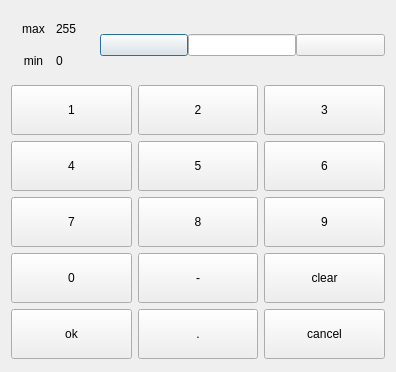
<?xml version="1.0" encoding="UTF-8"?>
<ui version="4.0">
 <class>MyInputDialog</class>
 <widget class="QDialog" name="MyInputDialog">
  <property name="geometry">
   <rect>
    <x>0</x>
    <y>0</y>
    <width>396</width>
    <height>372</height>
   </rect>
  </property>
  <property name="windowTitle">
   <string notr="true">Dialog</string>
  </property>
  <layout class="QVBoxLayout" name="verticalLayout_2" stretch="1,6">
   <item>
    <layout class="QHBoxLayout" name="horizontalLayout_4">
     <property name="spacing">
      <number>0</number>
     </property>
     <item>
      <layout class="QVBoxLayout" name="verticalLayout">
       <property name="spacing">
        <number>0</number>
       </property>
       <item>
        <layout class="QHBoxLayout" name="horizontalLayout_2">
         <item>
          <widget class="QLabel" name="labelMax">
           <property name="minimumSize">
            <size>
             <width>0</width>
             <height>32</height>
            </size>
           </property>
           <property name="maximumSize">
            <size>
             <width>190</width>
             <height>35</height>
            </size>
           </property>
           <property name="styleSheet">
            <string notr="true"/>
           </property>
           <property name="text">
            <string notr="true">max</string>
           </property>
           <property name="alignment">
            <set>Qt::AlignCenter</set>
           </property>
           <property name="wordWrap">
            <bool>true</bool>
           </property>
          </widget>
         </item>
         <item>
          <widget class="QLabel" name="labelUpper">
           <property name="sizePolicy">
            <sizepolicy hsizetype="Preferred" vsizetype="Preferred">
             <horstretch>0</horstretch>
             <verstretch>0</verstretch>
            </sizepolicy>
           </property>
           <property name="minimumSize">
            <size>
             <width>0</width>
             <height>30</height>
            </size>
           </property>
           <property name="maximumSize">
            <size>
             <width>190</width>
             <height>40</height>
            </size>
           </property>
           <property name="styleSheet">
            <string notr="true"/>
           </property>
           <property name="text">
            <string notr="true">255</string>
           </property>
          </widget>
         </item>
        </layout>
       </item>
       <item>
        <layout class="QHBoxLayout" name="horizontalLayout">
         <item>
          <widget class="QLabel" name="labelMin">
           <property name="minimumSize">
            <size>
             <width>0</width>
             <height>32</height>
            </size>
           </property>
           <property name="maximumSize">
            <size>
             <width>190</width>
             <height>35</height>
            </size>
           </property>
           <property name="styleSheet">
            <string notr="true"/>
           </property>
           <property name="text">
            <string notr="true">min</string>
           </property>
           <property name="alignment">
            <set>Qt::AlignCenter</set>
           </property>
           <property name="wordWrap">
            <bool>true</bool>
           </property>
          </widget>
         </item>
         <item>
          <widget class="QLabel" name="labelDown">
           <property name="sizePolicy">
            <sizepolicy hsizetype="Preferred" vsizetype="Preferred">
             <horstretch>0</horstretch>
             <verstretch>0</verstretch>
            </sizepolicy>
           </property>
           <property name="minimumSize">
            <size>
             <width>0</width>
             <height>30</height>
            </size>
           </property>
           <property name="maximumSize">
            <size>
             <width>190</width>
             <height>40</height>
            </size>
           </property>
           <property name="styleSheet">
            <string notr="true"/>
           </property>
           <property name="text">
            <string notr="true">0</string>
           </property>
          </widget>
         </item>
        </layout>
       </item>
      </layout>
     </item>
     <item>
      <widget class="QPushButton" name="downBtn">
       <property name="styleSheet">
        <string notr="true">background-image: url(:/res/bmp/appRes/down_bg.bmp);</string>
       </property>
       <property name="text">
        <string/>
       </property>
      </widget>
     </item>
     <item>
      <widget class="QLineEdit" name="lineEdit">
       <property name="sizePolicy">
        <sizepolicy hsizetype="Fixed" vsizetype="Fixed">
         <horstretch>0</horstretch>
         <verstretch>0</verstretch>
        </sizepolicy>
       </property>
       <property name="styleSheet">
        <string notr="true"/>
       </property>
       <property name="alignment">
        <set>Qt::AlignCenter</set>
       </property>
      </widget>
     </item>
     <item>
      <widget class="QPushButton" name="upBtn">
       <property name="enabled">
        <bool>true</bool>
       </property>
       <property name="styleSheet">
        <string notr="true">background-image: url(:/res/bmp/appRes/up_bg.bmp);</string>
       </property>
       <property name="text">
        <string/>
       </property>
      </widget>
     </item>
    </layout>
   </item>
   <item>
    <layout class="QGridLayout" name="gridLayout" rowstretch="1,1,1,1,1" columnstretch="1,1,1" rowminimumheight="1,1,1,1,1" columnminimumwidth="1,1,1">
     <item row="0" column="0">
      <widget class="QPushButton" name="pushButton_1">
       <property name="minimumSize">
        <size>
         <width>0</width>
         <height>50</height>
        </size>
       </property>
       <property name="styleSheet">
        <string notr="true"/>
       </property>
       <property name="text">
        <string notr="true">1</string>
       </property>
      </widget>
     </item>
     <item row="0" column="1">
      <widget class="QPushButton" name="pushButton_2">
       <property name="minimumSize">
        <size>
         <width>0</width>
         <height>50</height>
        </size>
       </property>
       <property name="text">
        <string notr="true">2</string>
       </property>
      </widget>
     </item>
     <item row="0" column="2">
      <widget class="QPushButton" name="pushButton_3">
       <property name="minimumSize">
        <size>
         <width>0</width>
         <height>50</height>
        </size>
       </property>
       <property name="text">
        <string notr="true">3</string>
       </property>
      </widget>
     </item>
     <item row="1" column="0">
      <widget class="QPushButton" name="pushButton_4">
       <property name="minimumSize">
        <size>
         <width>0</width>
         <height>50</height>
        </size>
       </property>
       <property name="text">
        <string notr="true">4</string>
       </property>
      </widget>
     </item>
     <item row="1" column="1">
      <widget class="QPushButton" name="pushButton_5">
       <property name="minimumSize">
        <size>
         <width>0</width>
         <height>50</height>
        </size>
       </property>
       <property name="text">
        <string notr="true">5</string>
       </property>
      </widget>
     </item>
     <item row="1" column="2">
      <widget class="QPushButton" name="pushButton_6">
       <property name="minimumSize">
        <size>
         <width>0</width>
         <height>50</height>
        </size>
       </property>
       <property name="text">
        <string notr="true">6</string>
       </property>
      </widget>
     </item>
     <item row="2" column="0">
      <widget class="QPushButton" name="pushButton_7">
       <property name="minimumSize">
        <size>
         <width>0</width>
         <height>50</height>
        </size>
       </property>
       <property name="text">
        <string notr="true">7</string>
       </property>
      </widget>
     </item>
     <item row="2" column="1">
      <widget class="QPushButton" name="pushButton_8">
       <property name="minimumSize">
        <size>
         <width>0</width>
         <height>50</height>
        </size>
       </property>
       <property name="text">
        <string notr="true">8</string>
       </property>
      </widget>
     </item>
     <item row="2" column="2">
      <widget class="QPushButton" name="pushButton_9">
       <property name="minimumSize">
        <size>
         <width>0</width>
         <height>50</height>
        </size>
       </property>
       <property name="text">
        <string notr="true">9</string>
       </property>
      </widget>
     </item>
     <item row="3" column="0">
      <widget class="QPushButton" name="pushButton_0">
       <property name="minimumSize">
        <size>
         <width>0</width>
         <height>50</height>
        </size>
       </property>
       <property name="text">
        <string notr="true">0</string>
       </property>
      </widget>
     </item>
     <item row="3" column="1">
      <widget class="QPushButton" name="minusBtn">
       <property name="minimumSize">
        <size>
         <width>0</width>
         <height>50</height>
        </size>
       </property>
       <property name="text">
        <string notr="true">-</string>
       </property>
      </widget>
     </item>
     <item row="3" column="2">
      <widget class="QPushButton" name="delBtn">
       <property name="minimumSize">
        <size>
         <width>0</width>
         <height>50</height>
        </size>
       </property>
       <property name="text">
        <string notr="true">clear</string>
       </property>
      </widget>
     </item>
     <item row="4" column="0">
      <widget class="QPushButton" name="confirmBtn">
       <property name="minimumSize">
        <size>
         <width>0</width>
         <height>50</height>
        </size>
       </property>
       <property name="styleSheet">
        <string notr="true"/>
       </property>
       <property name="text">
        <string notr="true">ok</string>
       </property>
      </widget>
     </item>
     <item row="4" column="1">
      <widget class="QPushButton" name="dotBtn">
       <property name="minimumSize">
        <size>
         <width>0</width>
         <height>50</height>
        </size>
       </property>
       <property name="text">
        <string notr="true">.</string>
       </property>
      </widget>
     </item>
     <item row="4" column="2">
      <widget class="QPushButton" name="cancelBtn">
       <property name="minimumSize">
        <size>
         <width>0</width>
         <height>50</height>
        </size>
       </property>
       <property name="text">
        <string notr="true">cancel</string>
       </property>
      </widget>
     </item>
    </layout>
   </item>
  </layout>
 </widget>
 <resources/>
 <connections/>
</ui>
